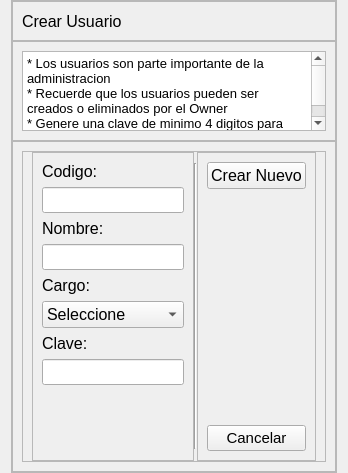
               <widget class="QWidget" name="pageB_Crear">
                <layout class="QHBoxLayout" name="horizontalLayout_9">
                 <property name="topMargin">
                  <number>0</number>
                 </property>
                 <property name="bottomMargin">
                  <number>0</number>
                 </property>
                 <item>
                  <widget class="QFrame" name="frame_3">
                   <property name="maximumSize">
                    <size>
                     <width>700</width>
                     <height>16777215</height>
                    </size>
                   </property>
                   <property name="frameShape">
                    <enum>QFrame::StyledPanel</enum>
                   </property>
                   <property name="frameShadow">
                    <enum>QFrame::Raised</enum>
                   </property>
                   <layout class="QVBoxLayout" name="verticalLayout_8">
                    <property name="spacing">
                     <number>0</number>
                    </property>
                    <property name="leftMargin">
                     <number>0</number>
                    </property>
                    <property name="topMargin">
                     <number>0</number>
                    </property>
                    <property name="rightMargin">
                     <number>0</number>
                    </property>
                    <property name="bottomMargin">
                     <number>0</number>
                    </property>
                    <item>
                     <widget class="QFrame" name="Atitulo_2">
                      <property name="minimumSize">
                       <size>
                        <width>0</width>
                        <height>40</height>
                       </size>
                      </property>
                      <property name="maximumSize">
                       <size>
                        <width>16777215</width>
                        <height>40</height>
                       </size>
                      </property>
                      <property name="frameShape">
                       <enum>QFrame::StyledPanel</enum>
                      </property>
                      <property name="frameShadow">
                       <enum>QFrame::Raised</enum>
                      </property>
                      <layout class="QHBoxLayout" name="horizontalLayout_23">
                       <item>
                        <widget class="QLabel" name="label_4">
                         <property name="maximumSize">
                          <size>
                           <width>16777215</width>
                           <height>100000</height>
                          </size>
                         </property>
                         <property name="font">
                          <font>
                           <pointsize>12</pointsize>
                          </font>
                         </property>
                         <property name="text">
                          <string>Crear Usuario</string>
                         </property>
                        </widget>
                       </item>
                      </layout>
                     </widget>
                    </item>
                    <item>
                     <widget class="QFrame" name="Btexto_2">
                      <property name="minimumSize">
                       <size>
                        <width>0</width>
                        <height>100</height>
                       </size>
                      </property>
                      <property name="maximumSize">
                       <size>
                        <width>16777215</width>
                        <height>100</height>
                       </size>
                      </property>
                      <property name="frameShape">
                       <enum>QFrame::StyledPanel</enum>
                      </property>
                      <property name="frameShadow">
                       <enum>QFrame::Raised</enum>
                      </property>
                      <layout class="QVBoxLayout" name="verticalLayout_10">
                       <item>
                        <widget class="QTextBrowser" name="textBrowser_2">
                         <property name="font">
                          <font>
                           <pointsize>12</pointsize>
                          </font>
                         </property>
                         <property name="html">
                          <string>&lt;!DOCTYPE HTML PUBLIC &quot;-//W3C//DTD HTML 4.0//EN&quot; &quot;http://www.w3.org/TR/REC-html40/strict.dtd&quot;&gt;
&lt;html&gt;&lt;head&gt;&lt;meta name=&quot;qrichtext&quot; content=&quot;1&quot; /&gt;&lt;style type=&quot;text/css&quot;&gt;
p, li { white-space: pre-wrap; }
&lt;/style&gt;&lt;/head&gt;&lt;body style=&quot; font-family:'MS Shell Dlg 2'; font-size:12pt; font-weight:400; font-style:normal;&quot;&gt;
&lt;p style=&quot; margin-top:0px; margin-bottom:0px; margin-left:0px; margin-right:0px; -qt-block-indent:0; text-indent:0px;&quot;&gt;&lt;span style=&quot; font-size:10pt;&quot;&gt;* Los usuarios son parte importante de la administracion&lt;/span&gt;&lt;/p&gt;
&lt;p style=&quot; margin-top:0px; margin-bottom:0px; margin-left:0px; margin-right:0px; -qt-block-indent:0; text-indent:0px;&quot;&gt;&lt;span style=&quot; font-size:10pt;&quot;&gt;* Recuerde que los usuarios pueden ser creados o eliminados por el Owner&lt;/span&gt;&lt;/p&gt;
&lt;p style=&quot; margin-top:0px; margin-bottom:0px; margin-left:0px; margin-right:0px; -qt-block-indent:0; text-indent:0px;&quot;&gt;&lt;span style=&quot; font-size:10pt;&quot;&gt;* Genere una clave de minimo 4 digitos para hacer segura&lt;/span&gt;&lt;/p&gt;&lt;/body&gt;&lt;/html&gt;</string>
                         </property>
                        </widget>
                       </item>
                      </layout>
                     </widget>
                    </item>
                    <item>
                     <widget class="QFrame" name="frame_12">
                      <property name="font">
                       <font>
                        <pointsize>1</pointsize>
                       </font>
                      </property>
                      <property name="frameShape">
                       <enum>QFrame::StyledPanel</enum>
                      </property>
                      <property name="frameShadow">
                       <enum>QFrame::Raised</enum>
                      </property>
                      <layout class="QHBoxLayout" name="horizontalLayout_16">
                       <item>
                        <widget class="QFrame" name="frame_26">
                         <property name="maximumSize">
                          <size>
                           <width>10000</width>
                           <height>16777215</height>
                          </size>
                         </property>
                         <property name="frameShape">
                          <enum>QFrame::StyledPanel</enum>
                         </property>
                         <property name="frameShadow">
                          <enum>QFrame::Raised</enum>
                         </property>
                         <layout class="QHBoxLayout" name="horizontalLayout_24">
                          <property name="spacing">
                           <number>0</number>
                          </property>
                          <property name="topMargin">
                           <number>0</number>
                          </property>
                          <property name="bottomMargin">
                           <number>0</number>
                          </property>
                          <item>
                           <widget class="QFrame" name="frame_33">
                            <property name="maximumSize">
                             <size>
                              <width>180</width>
                              <height>16777215</height>
                             </size>
                            </property>
                            <property name="frameShape">
                             <enum>QFrame::StyledPanel</enum>
                            </property>
                            <property name="frameShadow">
                             <enum>QFrame::Raised</enum>
                            </property>
                            <layout class="QVBoxLayout" name="verticalLayout_2">
                             <item>
                              <widget class="QLabel" name="label_10">
                               <property name="font">
                                <font>
                                 <pointsize>12</pointsize>
                                </font>
                               </property>
                               <property name="text">
                                <string>Codigo: </string>
                               </property>
                               <property name="alignment">
                                <set>Qt::AlignLeading|Qt::AlignLeft|Qt::AlignVCenter</set>
                               </property>
                              </widget>
                             </item>
                             <item>
                              <widget class="QLineEdit" name="inputCodigo">
                               <property name="font">
                                <font>
                                 <pointsize>11</pointsize>
                                </font>
                               </property>
                               <property name="text">
                                <string/>
                               </property>
                              </widget>
                             </item>
                             <item>
                              <widget class="QLabel" name="label_11">
                               <property name="font">
                                <font>
                                 <pointsize>12</pointsize>
                                </font>
                               </property>
                               <property name="text">
                                <string>Nombre: </string>
                               </property>
                               <property name="alignment">
                                <set>Qt::AlignLeading|Qt::AlignLeft|Qt::AlignVCenter</set>
                               </property>
                              </widget>
                             </item>
                             <item>
                              <widget class="QLineEdit" name="inputNombre">
                               <property name="font">
                                <font>
                                 <pointsize>11</pointsize>
                                </font>
                               </property>
                              </widget>
                             </item>
                             <item>
                              <widget class="QLabel" name="label_12">
                               <property name="font">
                                <font>
                                 <pointsize>12</pointsize>
                                </font>
                               </property>
                               <property name="text">
                                <string>Cargo: </string>
                               </property>
                               <property name="alignment">
                                <set>Qt::AlignLeading|Qt::AlignLeft|Qt::AlignVCenter</set>
                               </property>
                              </widget>
                             </item>
                             <item>
                              <widget class="QComboBox" name="inputCargo">
                               <property name="font">
                                <font>
                                 <pointsize>12</pointsize>
                                </font>
                               </property>
                               <item>
                                <property name="text">
                                 <string>Seleccione</string>
                                </property>
                               </item>
                              </widget>
                             </item>
                             <item>
                              <widget class="QLabel" name="label_13">
                               <property name="font">
                                <font>
                                 <pointsize>12</pointsize>
                                </font>
                               </property>
                               <property name="text">
                                <string>Clave: </string>
                               </property>
                               <property name="alignment">
                                <set>Qt::AlignLeading|Qt::AlignLeft|Qt::AlignVCenter</set>
                               </property>
                              </widget>
                             </item>
                             <item>
                              <widget class="QLineEdit" name="inputClave">
                               <property name="font">
                                <font>
                                 <pointsize>11</pointsize>
                                </font>
                               </property>
                              </widget>
                             </item>
                             <item>
                              <spacer name="verticalSpacer_3">
                               <property name="orientation">
                                <enum>Qt::Vertical</enum>
                               </property>
                               <property name="sizeHint" stdset="0">
                                <size>
                                 <width>20</width>
                                 <height>40</height>
                                </size>
                               </property>
                              </spacer>
                             </item>
                            </layout>
                           </widget>
                          </item>
                          <item>
                           <widget class="Line" name="line_2">
                            <property name="maximumSize">
                             <size>
                              <width>16777215</width>
                              <height>286</height>
                             </size>
                            </property>
                            <property name="orientation">
                             <enum>Qt::Vertical</enum>
                            </property>
                           </widget>
                          </item>
                          <item>
                           <widget class="QFrame" name="frame_32">
                            <property name="maximumSize">
                             <size>
                              <width>200</width>
                              <height>16777215</height>
                             </size>
                            </property>
                            <property name="font">
                             <font>
                              <pointsize>11</pointsize>
                             </font>
                            </property>
                            <property name="frameShape">
                             <enum>QFrame::StyledPanel</enum>
                            </property>
                            <property name="frameShadow">
                             <enum>QFrame::Raised</enum>
                            </property>
                            <layout class="QVBoxLayout" name="verticalLayout_9">
                             <item>
                              <widget class="QPushButton" name="btn_insertData">
                               <property name="font">
                                <font>
                                 <pointsize>12</pointsize>
                                </font>
                               </property>
                               <property name="text">
                                <string>Crear Nuevo</string>
                               </property>
                              </widget>
                             </item>
                             <item>
                              <spacer name="verticalSpacer">
                               <property name="orientation">
                                <enum>Qt::Vertical</enum>
                               </property>
                               <property name="sizeHint" stdset="0">
                                <size>
                                 <width>20</width>
                                 <height>230</height>
                                </size>
                               </property>
                              </spacer>
                             </item>
                             <item>
                              <widget class="QPushButton" name="btnMain">
                               <property name="text">
                                <string>Cancelar</string>
                               </property>
                              </widget>
                             </item>
                            </layout>
                           </widget>
                          </item>
                         </layout>
                        </widget>
                       </item>
                      </layout>
                     </widget>
                    </item>
                   </layout>
                  </widget>
                 </item>
                </layout>
               </widget>
